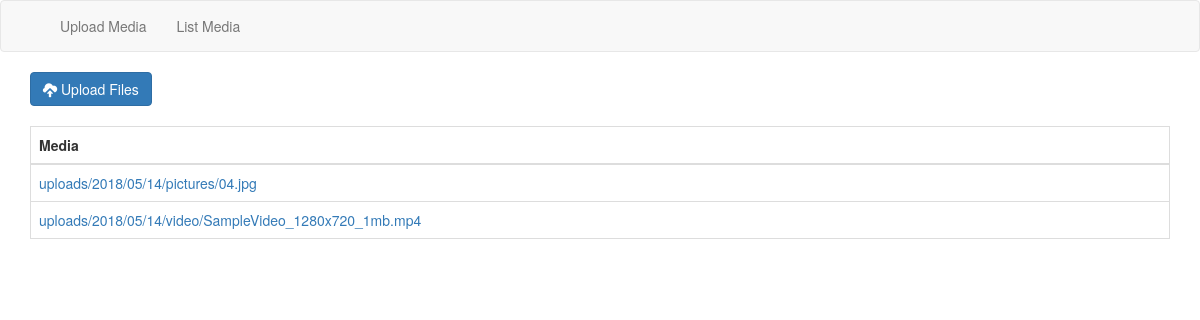
The app's page /, older data.
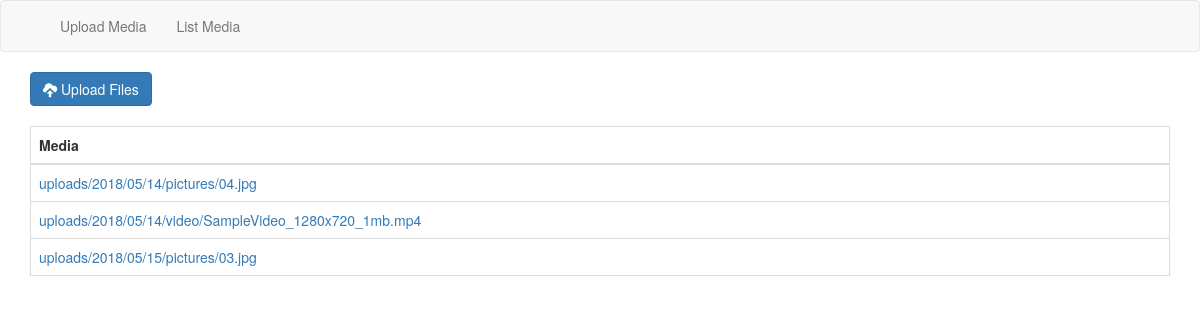
The same page, newer data.
### core/models.py (models this page shows, shortened)
class MediaFile(models.Model):
    title = models.CharField(max_length=255, blank=True, null=True)
    file = models.FileField(upload_to=save_file)
    uploaded_at = models.DateTimeField(auto_now_add=True)

### core/views.py (the view, shortened to what this page needs)
# urls.py: url(r'^$', MediaUploadView.as_view(), name='media_upload'),
class MediaUploadView(View):
    def get(self, request):
        media_list = MediaFile.objects.all()
        return render(self.request, 'upload.html', {'medias': media_list})

### templates/upload.html (shortened to what this page needs)
{% extends 'base.html' %}
{% block content %}
 <div style="margin-bottom: 20px;">
    <button type="button" class="btn btn-primary js-upload-media">
      <span class="glyphicon glyphicon-cloud-upload"></span> Upload Files
    </button>
  </div>
  <table id="gallery" class="table table-bordered">
    <thead>
      <tr>
        <th>Media</th>
      </tr>
    </thead>
    <tbody>
      {% for media in medias %}
        <tr>
          <td><a href="{{ media.file.url }}">{{ media.file.name }}</a></td>
        </tr>
      {% endfor %}
    </tbody>
  </table>
{% endblock %}

Row changes from the older to the newer data that the page shows:
added MediaFile: file.name "uploads/2018/05/15/pictures/03.jpg"
